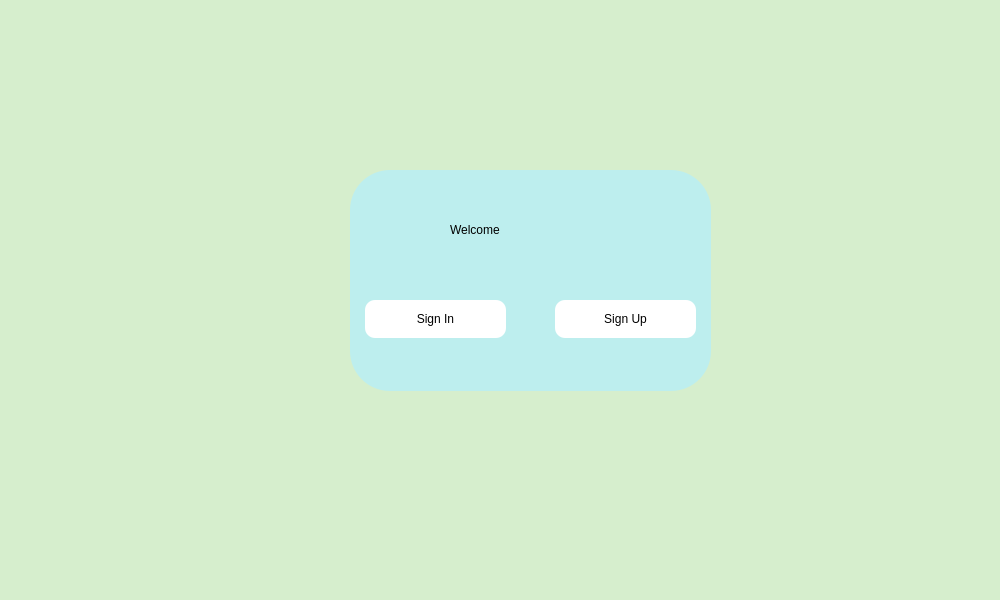
<?xml version="1.0" encoding="UTF-8"?>
<ui version="4.0">
 <class>welcomescreen</class>
 <widget class="QDialog" name="welcomescreen">
  <property name="geometry">
   <rect>
    <x>0</x>
    <y>0</y>
    <width>1000</width>
    <height>600</height>
   </rect>
  </property>
  <property name="minimumSize">
   <size>
    <width>1000</width>
    <height>600</height>
   </size>
  </property>
  <property name="windowTitle">
   <string>TrustedTest</string>
  </property>
  <property name="windowIcon">
   <iconset>
    <normaloff>App.png</normaloff>App.png</iconset>
  </property>
  <property name="styleSheet">
   <string notr="true">background-color: rgb(214, 238, 205);</string>
  </property>
  <widget class="QWidget" name="welcome" native="true">
   <property name="geometry">
    <rect>
     <x>0</x>
     <y>0</y>
     <width>1001</width>
     <height>601</height>
    </rect>
   </property>
   <property name="styleSheet">
    <string notr="true"/>
   </property>
   <widget class="QLabel" name="label_2">
    <property name="geometry">
     <rect>
      <x>0</x>
      <y>0</y>
      <width>1001</width>
      <height>720</height>
     </rect>
    </property>
    <property name="text">
     <string/>
    </property>
    <property name="pixmap">
     <pixmap>Back_1.png</pixmap>
    </property>
    <property name="scaledContents">
     <bool>true</bool>
    </property>
   </widget>
   <widget class="QWidget" name="widget" native="true">
    <property name="geometry">
     <rect>
      <x>350</x>
      <y>170</y>
      <width>361</width>
      <height>221</height>
     </rect>
    </property>
    <property name="styleSheet">
     <string notr="true">border-radius:40px;
background-color: rgb(189, 238, 238);</string>
    </property>
    <widget class="QPushButton" name="but_register">
     <property name="geometry">
      <rect>
       <x>205</x>
       <y>130</y>
       <width>141</width>
       <height>38</height>
      </rect>
     </property>
     <property name="cursor">
      <cursorShape>PointingHandCursor</cursorShape>
     </property>
     <property name="focusPolicy">
      <enum>Qt::StrongFocus</enum>
     </property>
     <property name="styleSheet">
      <string notr="true">QPushButton{
background-color: rgb(255, 255, 255);
border-radius:10px;
}
QPushButton:hover{
border-radius:10px;
background-color: rgb(214, 238, 205);
}</string>
     </property>
     <property name="text">
      <string>Sign Up</string>
     </property>
     <property name="autoDefault">
      <bool>false</bool>
     </property>
    </widget>
    <widget class="QLabel" name="label">
     <property name="geometry">
      <rect>
       <x>100</x>
       <y>34</y>
       <width>171</width>
       <height>51</height>
      </rect>
     </property>
     <property name="styleSheet">
      <string notr="true">font: 34pt &quot;Calibri&quot;;</string>
     </property>
     <property name="text">
      <string>Welcome</string>
     </property>
    </widget>
    <widget class="QPushButton" name="but_login">
     <property name="geometry">
      <rect>
       <x>15</x>
       <y>130</y>
       <width>141</width>
       <height>38</height>
      </rect>
     </property>
     <property name="cursor">
      <cursorShape>PointingHandCursor</cursorShape>
     </property>
     <property name="focusPolicy">
      <enum>Qt::StrongFocus</enum>
     </property>
     <property name="autoFillBackground">
      <bool>false</bool>
     </property>
     <property name="styleSheet">
      <string notr="true">QPushButton{
background-color: rgb(255, 255, 255);
border-radius:10px;
}
QPushButton:hover{
border-radius:10px;
background-color: rgb(214, 238, 205);
}</string>
     </property>
     <property name="text">
      <string>Sign In</string>
     </property>
     <property name="autoDefault">
      <bool>false</bool>
     </property>
     <property name="flat">
      <bool>false</bool>
     </property>
    </widget>
   </widget>
  </widget>
 </widget>
 <resources/>
 <connections/>
</ui>
